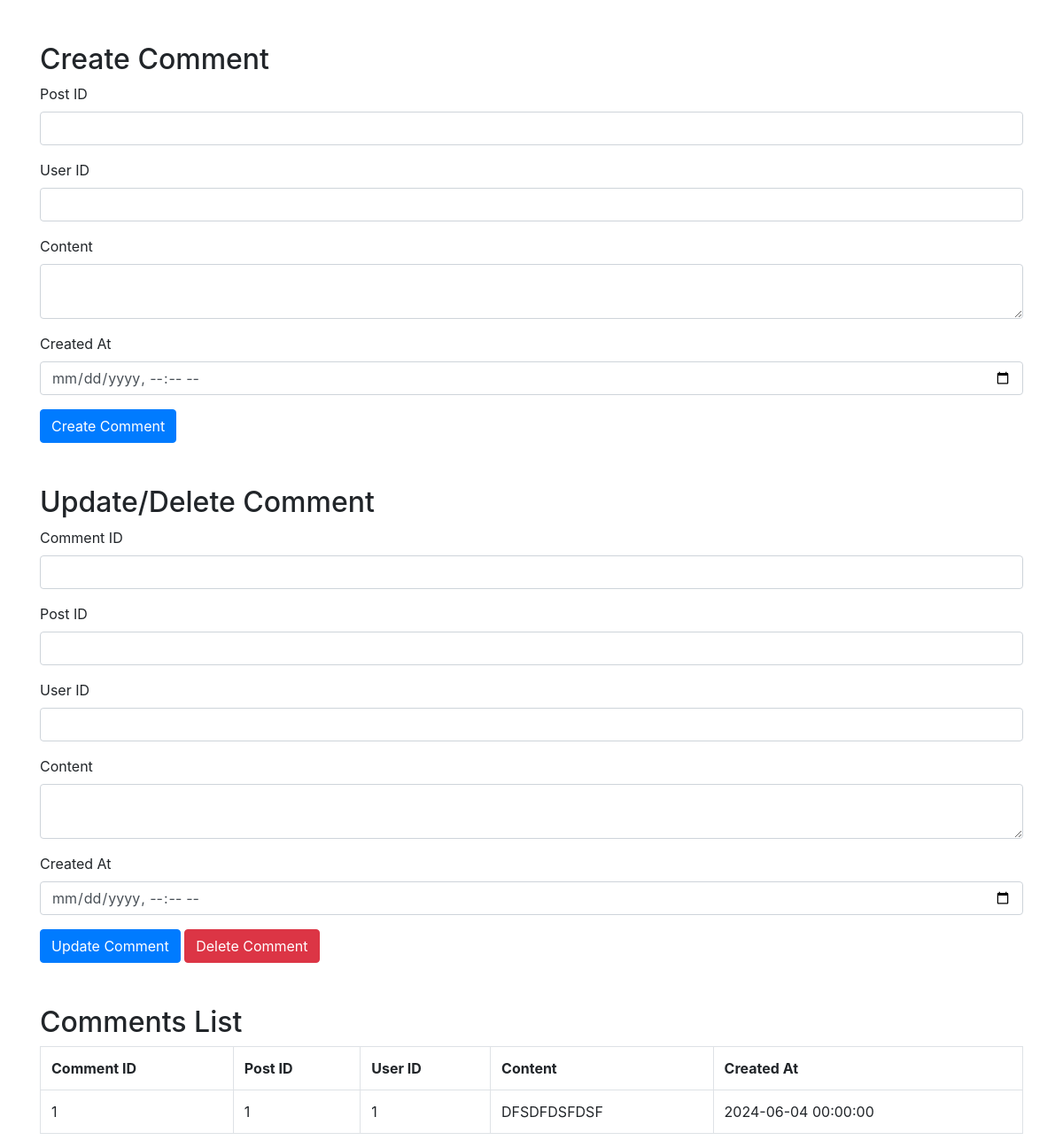
Page /Comment/Comment.php on the earlier database version.
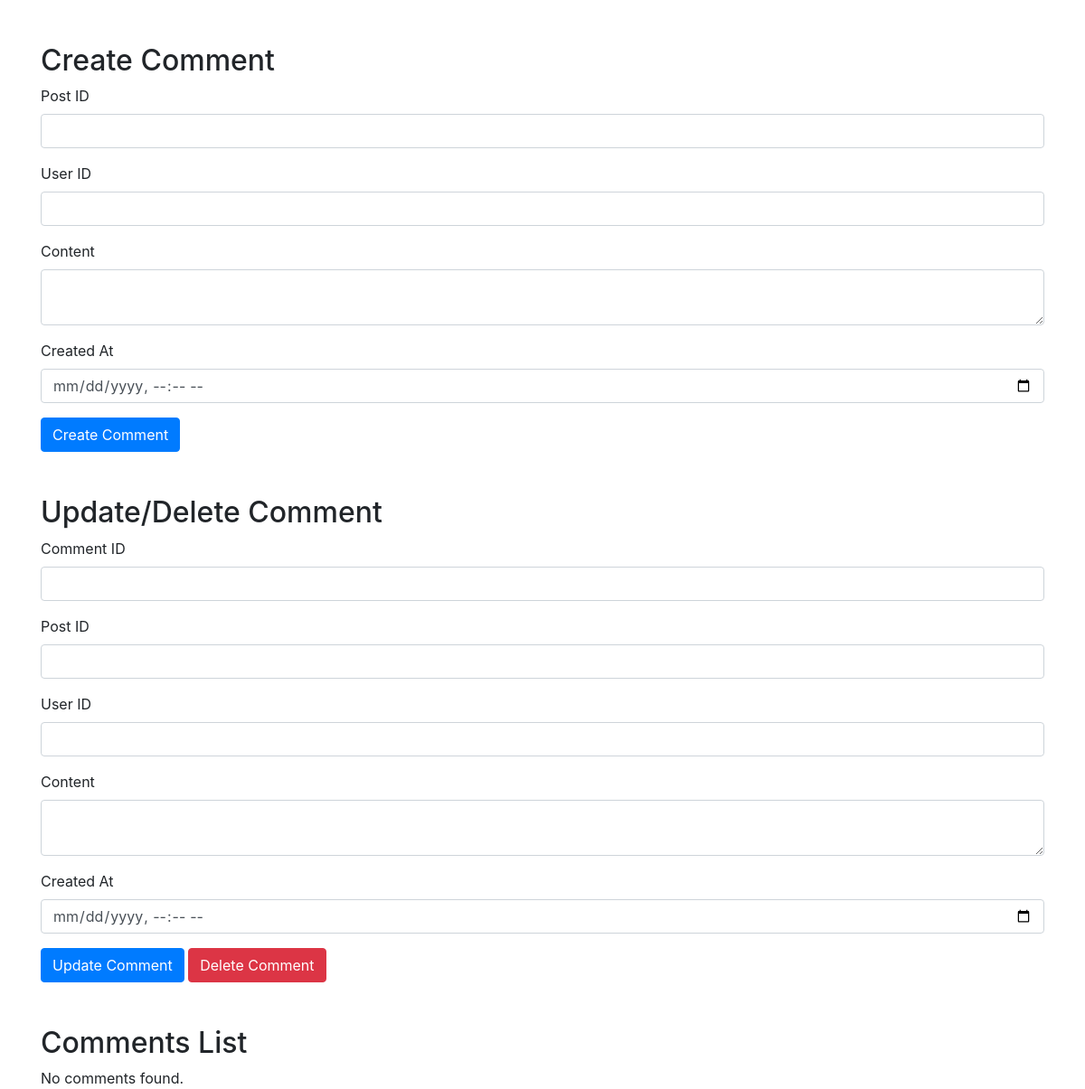
Same page on the later database version.
### tables this page shows
CREATE TABLE `comments` (
  `comment_id` int(11) NOT NULL,
  `post_id` int(11) DEFAULT NULL,
  `user_id` int(11) DEFAULT NULL,
  `content` text DEFAULT NULL,
  `created_at` datetime DEFAULT NULL
);

### Comment/Comment.php (the view, shortened to what this page needs)
<?php
$servername = "localhost";
$username = "root";
$password = "";
$dbname = "techconnectdb";
$conn = new mysqli($servername, $username, $password, $dbname);
?>
<!DOCTYPE html>
<html lang="en">
<head>
    <link href="https://stackpath.bootstrapcdn.com/bootstrap/4.5.2/css/bootstrap.min.css" rel="stylesheet">
</head>
<body>
    <div class="container mt-5">
        <h2>Create Comment</h2>
        <form method="post" action="">
            <div class="form-group">
                <label for="post_id">Post ID</label>
                <input type="number" class="form-control" id="post_id" name="post_id" required>
            </div>
            <div class="form-group">
                <label for="user_id">User ID</label>
                <input type="number" class="form-control" id="user_id" name="user_id" required>
            </div>
            <div class="form-group">
                <label for="content">Content</label>
                <textarea class="form-control" id="content" name="content" required></textarea>
            </div>
            <div class="form-group">
                <label for="created_at">Created At</label>
                <input type="datetime-local" class="form-control" id="created_at" name="created_at" required>
            </div>
            <button type="submit" name="create" class="btn btn-primary">Create Comment</button>
        </form>
        <h2 class="mt-5">Update/Delete Comment</h2>
        <form method="post" action="">
            <div class="form-group">
                <label for="comment_id">Comment ID</label>
                <input type="number" class="form-control" id="comment_id" name="comment_id" required>
            </div>
            <div class="form-group">
                <label for="post_id">Post ID</label>
                <input type="number" class="form-control" id="post_id" name="post_id" required>
            </div>
            <div class="form-group">
                <label for="user_id">User ID</label>
                <input type="number" class="form-control" id="user_id" name="user_id" required>
            </div>
            <div class="form-group">
                <label for="content">Content</label>
                <textarea class="form-control" id="content" name="content" required></textarea>
            </div>
            <div class="form-group">
                <label for="created_at">Created At</label>
                <input type="datetime-local" class="form-control" id="created_at" name="created_at" required>
            </div>
            <button type="submit" name="update" class="btn btn-primary">Update Comment</button>
            <button type="submit" name="delete" class="btn btn-danger">Delete Comment</button>
        </form>
        <h2 class="mt-5">Comments List</h2>
        <?php
        $i12=1;
        $result = $conn->query("SELECT * FROM comments");
        if ($result->num_rows > 0) {
            echo '<table class="table table-bordered">';
            echo '<tr><th>Comment ID</th><th>Post ID</th><th>User ID</th><th>Content</th><th>Created At</th></tr>';
            while($row = $result->fetch_assoc()) {
                echo "<tr><td>$i12</td><td>{$row['post_id']}</td><td>{$row['user_id']}</td><td>{$row['content']}</td><td>{$row['created_at']}</td></tr>";
            }
            echo '</table>';
        } else {
            echo "No comments found.";
        }
        ?>
    </div>
</body>
</html>

Differences in the rows shown:
removed comments: i12 "1", post "1", user "1", content "DFSDFDSFDSF", created_at "2024-06-04 00:00:00"
Other differences:
text no longer shown: "Comment ID Post ID User ID Content Created At"
text now shown: "No comments found."
